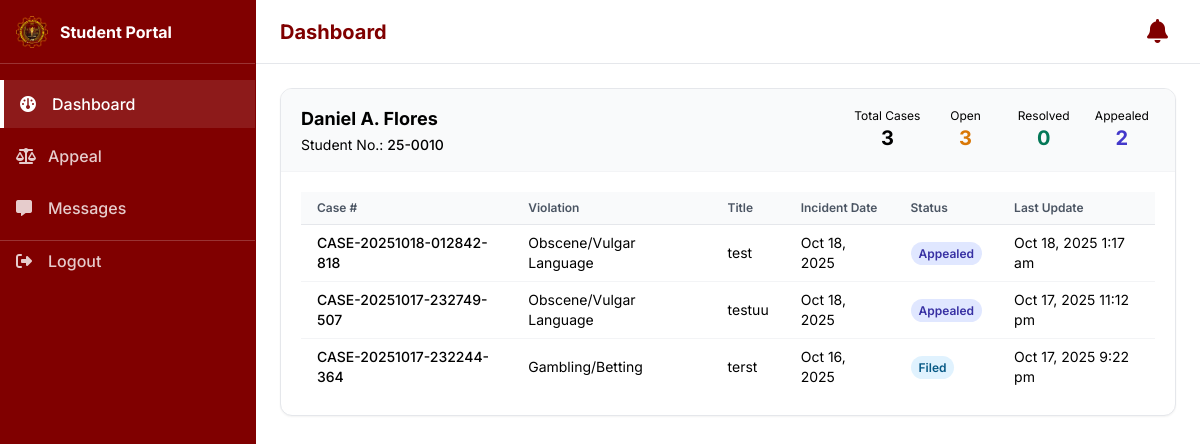
The page /pages/Student/dashboard.php (signed in) on the database its author committed.
### tables this page shows
CREATE TABLE `students` (
  `id` bigint(20) UNSIGNED NOT NULL,
  `student_number` varchar(20) NOT NULL,
  `user_id` bigint(20) UNSIGNED DEFAULT NULL,
  `first_name` varchar(100) NOT NULL,
  `middle_name` varchar(100) DEFAULT NULL,
  `last_name` varchar(100) NOT NULL,
  `suffix` varchar(20) DEFAULT NULL,
  `birthdate` date DEFAULT NULL,
  `address` text DEFAULT NULL,
  `class_id` bigint(20) UNSIGNED DEFAULT NULL,
  `course_id` bigint(20) UNSIGNED DEFAULT NULL,
  `created_at` timestamp NOT NULL DEFAULT current_timestamp(),
  `updated_at` timestamp NULL DEFAULT NULL ON UPDATE current_timestamp()
);

CREATE TABLE `cases` (
  `id` bigint(20) UNSIGNED NOT NULL,
  `case_number` varchar(50) NOT NULL,
  `student_id` bigint(20) UNSIGNED NOT NULL,
  `reported_by_staff_id` bigint(20) UNSIGNED NOT NULL,
  `violation_type_id` int(10) UNSIGNED NOT NULL,
  `title` varchar(255) NOT NULL,
  `description` text DEFAULT NULL,
  `location` varchar(255) DEFAULT NULL,
  `incident_date` datetime NOT NULL,
  `status_id` tinyint(3) UNSIGNED NOT NULL DEFAULT 1,
  `resolution` text DEFAULT NULL,
  `resolution_date` datetime DEFAULT NULL,
  `is_confidential` tinyint(1) DEFAULT 0,
  `created_at` timestamp NOT NULL DEFAULT current_timestamp(),
  `updated_at` timestamp NULL DEFAULT NULL ON UPDATE current_timestamp()
);

CREATE TABLE `violation_types` (
  `id` int(10) UNSIGNED NOT NULL,
  `category_id` tinyint(3) UNSIGNED NOT NULL,
  `code` varchar(30) NOT NULL,
  `name` varchar(150) NOT NULL,
  `description` text DEFAULT NULL,
  `points` int(11) DEFAULT 0,
  `created_at` timestamp NOT NULL DEFAULT current_timestamp()
);

CREATE TABLE `case_status` (
  `id` tinyint(3) UNSIGNED NOT NULL,
  `name` varchar(50) NOT NULL,
  `description` varchar(255) DEFAULT NULL,
  `created_at` timestamp NOT NULL DEFAULT current_timestamp()
);

### pages/Student/dashboard.php (the view, shortened to what this page needs)
<?php
require_once __DIR__ . '/../../database/database.php';
function e($v) { return htmlspecialchars((string)$v, ENT_QUOTES, 'UTF-8'); }
$userId = isset($_SESSION['user_id']) ? (int)$_SESSION['user_id'] : 0;
$student = null;
try {
  if ($userId) {
    $stmt = $pdo->prepare('SELECT id, student_number, first_name, middle_name, last_name, suffix FROM students WHERE user_id = ? LIMIT 1');
    $stmt->execute([$userId]);
    $student = $stmt->fetch(PDO::FETCH_ASSOC) ?: null;
  }
} catch (Throwable $e) {
  $student = null;
}
$cases = [];
if ($student && !empty($student['id'])) {
  try {
    $caseStmt = $pdo->prepare(
      'SELECT c.id, c.case_number, c.title, c.description, c.location, c.incident_date, c.status_id, c.updated_at, c.created_at,
              cs.name AS status_name, vt.name AS violation_name
       FROM cases c
       JOIN case_status cs ON cs.id = c.status_id
       JOIN violation_types vt ON vt.id = c.violation_type_id
       WHERE c.student_id = :sid
       ORDER BY c.created_at DESC'
    );
    $caseStmt->execute([':sid' => (int)$student['id']]);
    $cases = $caseStmt->fetchAll(PDO::FETCH_ASSOC) ?: [];
  } catch (Throwable $e) {
    $cases = [];
  }
}
$metrics = [
  'total' => count($cases),
  'open' => 0,
  'resolved' => 0,
  'appealed' => 0,
  'rejected' => 0,
];
foreach ($cases as $c) {
  $st = (int)($c['status_id'] ?? 0);
  if ($st === 4) $metrics['resolved']++;
  elseif ($st === 5) $metrics['appealed']++;
  elseif ($st === 6) $metrics['rejected']++;
}
foreach ($cases as $c) {
  $st = (int)($c['status_id'] ?? 0);
  if (!in_array($st, [4, 6], true)) { $metrics['open']++; }
}
include __DIR__ . '/../../components/student-head.php';
?>
<div class="min-h-screen flex">
  <?php include __DIR__ . '/../../components/student-sidebar.php'; ?>
  <main class="flex-1 md:ml-64">
    <div class="hidden md:flex sticky top-0 z-40 bg-white border-b border-gray-200 h-16 items-center px-6 justify-between">
      <h1 class="text-xl font-bold text-primary">Dashboard</h1>
      <div class="flex items-center space-x-4">
        <a href="notifications.php" class="relative text-primary text-2xl p-2 hover:bg-gray-100 rounded-full transition-colors duration-200">
          <i class="fa-solid fa-bell"></i>
        </a>
      </div>
    </div>
    <div class="p-6 space-y-6">
      <?php if (!$student): ?>
        <div class="bg-yellow-50 border border-yellow-200 text-yellow-800 p-4 rounded-lg">
          <div class="flex items-start gap-3">
            <i class="fa-solid fa-circle-info mt-1"></i>
            <div>
              <h2 class="font-semibold">No student profile linked</h2>
              <p class="text-sm mt-1">Your account is not linked to a student record. Please contact the registrar or system administrator.</p>
            </div>
          </div>
        </div>
      <?php else: ?>
        <section class="bg-white border border-gray-200 rounded-xl shadow-sm overflow-hidden">
          <div class="px-5 py-4 border-b border-gray-100 bg-gray-50 flex items-center justify-between">
            <div>
              <h2 class="text-lg font-bold text-dark">
                <?php
                  echo e(
                    ($student['first_name'] ?? '') . ' ' .
                    (!empty($student['middle_name']) ? strtoupper($student['middle_name'][0]) . '. ' : '') .
                    ($student['last_name'] ?? '') .
                    (!empty($student['suffix']) ? ', ' . $student['suffix'] : '')
                  );
                ?>
              </h2>
              <p class="text-sm text-gray mt-0.5">Student No.: <span class="font-medium text-dark"><?php echo e($student['student_number'] ?? ''); ?></span></p>
            </div>
            <div class="grid grid-cols-4 gap-3">
              <div class="text-center">
                <div class="text-xs text-gray">Total Cases</div>
                <div class="text-xl font-bold text-dark"><?php echo (int)$metrics['total']; ?></div>
              </div>
              <div class="text-center">
                <div class="text-xs text-gray">Open</div>
                <div class="text-xl font-bold text-amber-600"><?php echo (int)$metrics['open']; ?></div>
              </div>
              <div class="text-center">
                <div class="text-xs text-gray">Resolved</div>
                <div class="text-xl font-bold text-emerald-700"><?php echo (int)$metrics['resolved']; ?></div>
              </div>
              <div class="text-center">
                <div class="text-xs text-gray">Appealed</div>
                <div class="text-xl font-bold text-indigo-700"><?php echo (int)$metrics['appealed']; ?></div>
              </div>
            </div>
          </div>
          <div class="p-5">
            <?php if (empty($cases)): ?>
              <div class="text-gray text-sm">You have no disciplinary cases.</div>
            <?php else: ?>
              <div class="overflow-x-auto">
                <table class="min-w-full divide-y divide-gray-200">
                  <thead class="bg-gray-50">
                    <tr>
                      <th class="px-4 py-2 text-left text-xs font-semibold text-gray-600">Case #</th>
                      <th class="px-4 py-2 text-left text-xs font-semibold text-gray-600">Violation</th>
                      <th class="px-4 py-2 text-left text-xs font-semibold text-gray-600">Title</th>
                      <th class="px-4 py-2 text-left text-xs font-semibold text-gray-600">Incident Date</th>
                      <th class="px-4 py-2 text-left text-xs font-semibold text-gray-600">Status</th>
                      <th class="px-4 py-2 text-left text-xs font-semibold text-gray-600">Last Update</th>
                    </tr>
                  </thead>
                  <tbody class="divide-y divide-gray-100">
                    <?php foreach ($cases as $row): ?>
                      <?php
                        $badge = 'bg-gray-100 text-gray-800';
                        $st = (int)($row['status_id'] ?? 0);
                        if ($st === 1) $badge = 'bg-sky-100 text-sky-800';
                        elseif ($st === 2) $badge = 'bg-amber-100 text-amber-800';
                        elseif ($st === 3) $badge = 'bg-purple-100 text-purple-800';
                        elseif ($st === 4) $badge = 'bg-emerald-100 text-emerald-800';
                        elseif ($st === 5) $badge = 'bg-indigo-100 text-indigo-800';
                        elseif ($st === 6) $badge = 'bg-rose-100 text-rose-800';
                      ?>
                      <tr class="hover:bg-gray-50">
                        <td class="px-4 py-2 text-sm font-medium text-dark"><?php echo e($row['case_number']); ?></td>
                        <td class="px-4 py-2 text-sm text-dark"><?php echo e($row['violation_name']); ?></td>
                        <td class="px-4 py-2 text-sm text-dark"><?php echo e($row['title']); ?></td>
                        <td class="px-4 py-2 text-sm text-dark"><?php echo e(date('M d, Y', strtotime($row['incident_date']))); ?></td>
                        <td class="px-4 py-2 text-sm">
                          <span class="px-2 py-1 rounded-full text-xs font-semibold <?php echo $badge; ?>"><?php echo e($row['status_name']); ?></span>
                        </td>
                        <td class="px-4 py-2 text-sm text-gray"><?php echo e($row['updated_at'] ? date('M d, Y g:i a', strtotime($row['updated_at'])) : date('M d, Y g:i a', strtotime($row['created_at']))); ?></td>
                      </tr>
                    <?php endforeach; ?>
                  </tbody>
                </table>
              </div>
            <?php endif; ?>
          </div>
        </section>
      <?php endif; ?>
  </main>
</div>
<?php include __DIR__ . '/../../components/student-footer.php'; ?>

### css/brand-fallback.css (style rules this page uses)
:root { --brand-primary: #800000; --brand-secondary: #a52a2a; }
.text-primary { color: var(--brand-primary) !important; }

### components/student-head.php (style rules this page uses)
body { font-family: 'Inter', ui-sans-serif, system-ui, -apple-system, Segoe UI, Roboto, Helvetica, Arial, "Apple Color Emoji", "Segoe UI Emoji"; }

### rows shown on the page
students: first_name+middle_name+last_name "Daniel A. Flores", student_number "25-0010"
cases: case_number "CASE-20251018-012842-818", violation_type.name "Obscene/Vulgar Language", title "test", incident_date "Oct 18, 2025", status.name "Appealed", updated_at "Oct 18, 2025 1:17 am"
cases: case_number "CASE-20251017-232749-507", violation_type.name "Obscene/Vulgar Language", title "testuu", incident_date "Oct 18, 2025", status.name "Appealed", updated_at "Oct 17, 2025 11:12 pm"
cases: case_number "CASE-20251017-232244-364", violation_type.name "Gambling/Betting", title "terst", incident_date "Oct 16, 2025", status.name "Filed", updated_at+created_at "Oct 17, 2025 9:22 pm"

### other values the page prints
$metrics['total'] "3"
$metrics['open'] "3"
$metrics['resolved'] "0"
$metrics['appealed'] "2"
